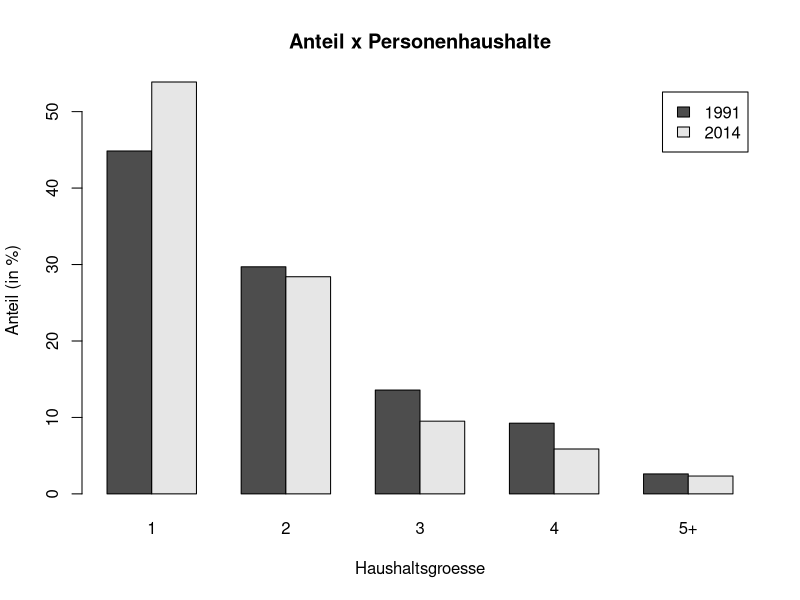

This chart was generated by the following R code:
x <- read.csv2("haushalte_berlin.csv")
jahr <- c(1991, 2014)
#
row  <- x[,1]==jahr
hh   <- as.matrix(100*x[row, 3:7]/x[row,2], nrow=5)
colnames(hh) <- c(1:4, "5+")
#
barplot(hh, main="Anteil x Personenhaushalte", 
        xlab="Haushaltsgroesse", ylab="Anteil (in %)",
        beside=T, legend.text=jahr)